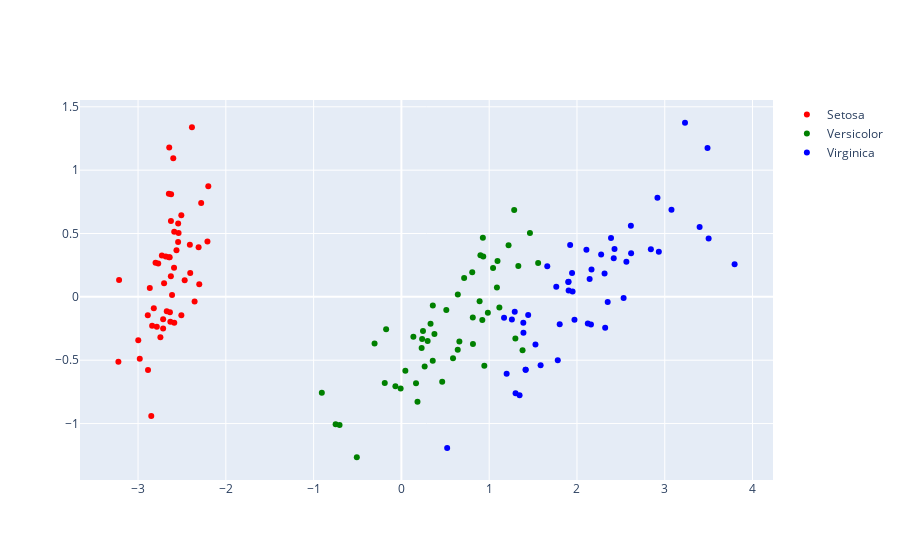

Write notebook code for a chart like this one.
### Code cell
from sklearn.decomposition import PCA

pca_2d = PCA(n_components=2)
iris_X_2d = pca_2d.fit_transform(iris_X)

import plotly.graph_objects as go

def gr_dataset(fig): 
    for lab, col in enumerate(("red", "green", "blue")):
        fig.add_trace(go.Scatter(x=iris_X_2d[iris_y==lab, 0],
                                 y=iris_X_2d[iris_y==lab, 1],
                                 mode="markers",
                                 marker_color=col,
                                 name=labels[lab]))

fig = go.Figure()
gr_dataset(fig)
f = go.FigureWidget(fig)
f.show()
